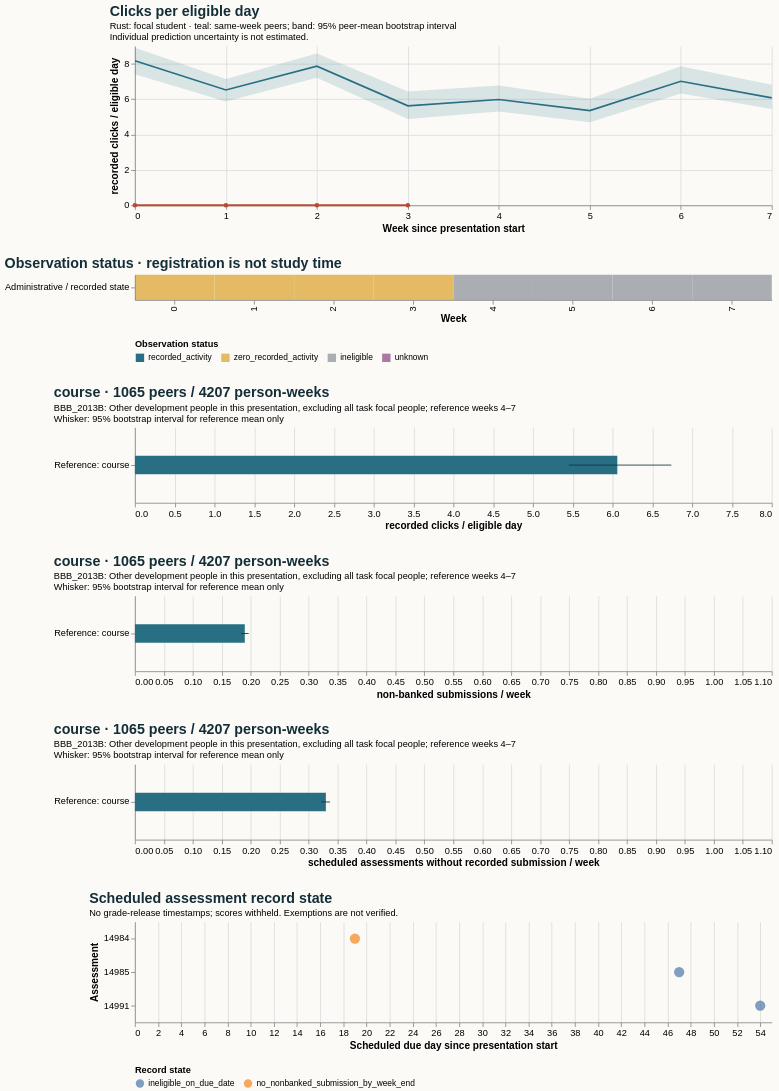

Vega-Lite specification for this chart:
### Vega-Lite specification from a JSON file in a GitHub repository (floating-point values rounded to 4 significant figures)
{"$schema": "https://vega.github.io/schema/vega-lite/v5.20.1.json", "config": {"axis": {"labelFontSize": 11, "titleFontSize": 12}, "background": "#fbfaf7", "font": "sans-serif", "title": {"anchor": "start", "color": "#142e38", "fontSize": 17, "subtitleFontSize": 11}, "view": {"continuousHeight": 300, "continuousWidth": 300, "stroke": null}}, "datasets": {"data-104c6f2ffbf396929d8a24d59844c784": [{"as_of_day": 20, "assessment_id": 14984, "course": "BBB_2013B", "due_day": 19, "person_id": 535303, "score_status": "withheld_release_time_unknown", "state": "no_nonbanked_submission_by_week_end", "week": 2}, {"as_of_day": 48, "assessment_id": 14985, "course": "BBB_2013B", "due_day": 47, "person_id": 535303, "score_status": "withheld_release_time_unknown", "state": "ineligible_on_due_date", "week": 6}, {"as_of_day": 55, "assessment_id": 14991, "course": "BBB_2013B", "due_day": 54, "person_id": 535303, "score_status": "withheld_release_time_unknown", "state": "ineligible_on_due_date", "week": 7}], "data-1ba480732d6257e4c3a80d6645d9e2cb": [{"hi": null, "lo": null, "series": "Focal: weeks 4–7", "value": null}, {"hi": 0.1965, "lo": 0.1834, "series": "Reference: course", "value": 0.1897}], "data-204e81444217027eb608b5535f50671d": [{"hi": null, "lo": null, "series": "Focal: weeks 4–7", "value": null}, {"hi": 0.3371, "lo": 0.3217, "series": "Reference: course", "value": 0.3298}], "data-451c0b9daa89721079623e80dac2b085": [{"end_day": 6, "focal_value": 0.0, "peer_ci_high": 8.903, "peer_ci_low": 7.406, "peer_mean": 8.174, "peer_observations": 1127, "peer_people": 1127, "reference": "course", "unit": "recorded clicks / eligible day", "week": 0}, {"end_day": 13, "focal_value": 0.0, "peer_ci_high": 7.146, "peer_ci_low": 5.869, "peer_mean": 6.521, "peer_observations": 1121, "peer_people": 1121, "reference": "course", "unit": "recorded clicks / eligible day", "week": 1}, {"end_day": 20, "focal_value": 0.0, "peer_ci_high": 8.578, "peer_ci_low": 7.212, "peer_mean": 7.865, "peer_observations": 1105, "peer_people": 1105, "reference": "course", "unit": "recorded clicks / eligible day", "week": 2}, {"end_day": 27, "focal_value": 0.0, "peer_ci_high": 6.439, "peer_ci_low": 4.883, "peer_mean": 5.625, "peer_observations": 1098, "peer_people": 1098, "reference": "course", "unit": "recorded clicks / eligible day", "week": 3}, {"end_day": 34, "focal_value": null, "peer_ci_high": 6.766, "peer_ci_low": 5.306, "peer_mean": 5.982, "peer_observations": 1065, "peer_people": 1065, "reference": "course", "unit": "recorded clicks / eligible day", "week": 4}, {"end_day": 41, "focal_value": null, "peer_ci_high": 6.019, "peer_ci_low": 4.697, "peer_mean": 5.35, "peer_observations": 1058, "peer_people": 1058, "reference": "course", "unit": "recorded clicks / eligible day", "week": 5}, {"end_day": 48, "focal_value": null, "peer_ci_high": 7.867, "peer_ci_low": 6.318, "peer_mean": 7.012, "peer_observations": 1050, "peer_people": 1050, "reference": "course", "unit": "recorded clicks / eligible day", "week": 6}, {"end_day": 55, "focal_value": null, "peer_ci_high": 6.817, "peer_ci_low": 5.451, "peer_mean": 6.076, "peer_observations": 1034, "peer_people": 1034, "reference": "course", "unit": "recorded clicks / eligible day", "week": 7}], "data-8cb647addeba0d053e5f3fbcbcd644f6": [{"eligible_days": 7.0, "end_day": 6, "logging_completeness": "unknown", "observation_status": "zero_recorded_activity", "row": "Administrative / recorded state", "score_status": "withheld_release_time_unknown", "start_day": 0, "value": 0.0, "week": 0}, {"eligible_days": 7.0, "end_day": 13, "logging_completeness": "unknown", "observation_status": "zero_recorded_activity", "row": "Administrative / recorded state", "score_status": "withheld_release_time_unknown", "start_day": 7, "value": 0.0, "week": 1}, {"eligible_days": 7.0, "end_day": 20, "logging_completeness": "unknown", "observation_status": "zero_recorded_activity", "row": "Administrative / recorded state", "score_status": "withheld_release_time_unknown", "start_day": 14, "value": 0.0, "week": 2}, {"eligible_days": 6.0, "end_day": 27, "logging_completeness": "unknown", "observation_status": "zero_recorded_activity", "row": "Administrative / recorded state", "score_status": "withheld_release_time_unknown", "start_day": 21, "value": 0.0, "week": 3}, {"eligible_days": 0.0, "end_day": 34, "logging_completeness": "unknown", "observation_status": "ineligible", "row": "Administrative / recorded state", "score_status": "withheld_release_time_unknown", "start_day": 28, "value": null, "week": 4}, {"eligible_days": 0.0, "end_day": 41, "logging_completeness": "unknown", "observation_status": "ineligible", "row": "Administrative / recorded state", "score_status": "withheld_release_time_unknown", "start_day": 35, "value": null, "week": 5}, {"eligible_days": 0.0, "end_day": 48, "logging_completeness": "unknown", "observation_status": "ineligible", "row": "Administrative / recorded state", "score_status": "withheld_release_time_unknown", "start_day": 42, "value": null, "week": 6}, {"eligible_days": 0.0, "end_day": 55, "logging_completeness": "unknown", "observation_status": "ineligible", "row": "Administrative / recorded state", "score_status": "withheld_release_time_unknown", "start_day": 49, "value": null, "week": 7}], "data-d40246c65960070499f5473cbd53b9d0": [{"hi": null, "lo": null, "series": "Focal: weeks 4–7", "value": null}, {"hi": 6.738, "lo": 5.451, "series": "Reference: course", "value": 6.059}]}, "resolve": {"scale": {"color": "independent"}}, "spacing": 28, "vconcat": [{"data": {"name": "data-451c0b9daa89721079623e80dac2b085"}, "height": 190, "layer": [{"encoding": {"x": {"axis": {"tickMinStep": 1}, "field": "week", "title": "Week since presentation start", "type": "quantitative"}, "y": {"field": "peer_ci_low", "scale": {"zero": true}, "title": "recorded clicks / eligible day", "type": "quantitative"}, "y2": {"field": "peer_ci_high"}}, "mark": {"color": "#286f83", "opacity": 0.16, "type": "area"}}, {"encoding": {"tooltip": [{"field": "week", "type": "quantitative"}, {"field": "peer_mean", "type": "quantitative"}, {"field": "peer_people", "type": "quantitative"}, {"field": "peer_observations", "type": "quantitative"}], "x": {"field": "week", "type": "quantitative"}, "y": {"field": "peer_mean", "type": "quantitative"}}, "mark": {"color": "#286f83", "strokeWidth": 2, "type": "line"}}, {"encoding": {"tooltip": [{"field": "week", "type": "quantitative"}, {"field": "focal_value", "type": "quantitative"}], "x": {"field": "week", "type": "quantitative"}, "y": {"field": "focal_value", "type": "quantitative"}}, "mark": {"color": "#b64c35", "point": {"color": "#b64c35"}, "strokeWidth": 2.5, "type": "line"}}], "title": {"subtitle": ["Rust: focal student · teal: same-week peers; band: 95% peer-mean bootstrap interval", "Individual prediction uncertainty is not estimated."], "text": "Clicks per eligible day"}, "width": 760}, {"data": {"name": "data-8cb647addeba0d053e5f3fbcbcd644f6"}, "encoding": {"color": {"field": "observation_status", "legend": {"labelLimit": 260, "orient": "bottom"}, "scale": {"domain": ["recorded_activity", "zero_recorded_activity", "ineligible", "unknown"], "range": ["#286f83", "#e4bb64", "#aaaeb3", "#ac78a5"]}, "title": "Observation status", "type": "nominal"}, "tooltip": [{"field": "week", "type": "quantitative"}, {"field": "eligible_days", "type": "quantitative"}, {"field": "observation_status", "type": "nominal"}, {"field": "logging_completeness", "type": "nominal"}], "x": {"field": "week", "title": "Week", "type": "ordinal"}, "y": {"field": "row", "title": null, "type": "nominal"}}, "height": 30, "mark": {"type": "rect"}, "title": "Observation status · registration is not study time", "width": 760}, {"data": {"name": "data-d40246c65960070499f5473cbd53b9d0"}, "height": 90, "layer": [{"encoding": {"x": {"field": "value", "scale": {"domain": [0, 7.075], "zero": true}, "title": "recorded clicks / eligible day", "type": "quantitative"}, "y": {"field": "series", "sort": null, "title": null, "type": "nominal"}}, "mark": {"color": "#286f83", "size": 22, "type": "bar"}}, {"encoding": {"x": {"field": "lo", "type": "quantitative"}, "x2": {"field": "hi"}, "y": {"field": "series", "sort": null, "title": null, "type": "nominal"}}, "mark": {"color": "#142e38", "type": "rule"}}], "title": {"subtitle": ["BBB_2013B: Other development people in this presentation, excluding all task focal people; reference weeks 4–7", "Whisker: 95% bootstrap interval for reference mean only"], "text": "course · 1065 peers / 4207 person-weeks"}, "width": 760}, {"data": {"name": "data-1ba480732d6257e4c3a80d6645d9e2cb"}, "height": 90, "layer": [{"encoding": {"x": {"field": "value", "scale": {"domain": [0, 1.05], "zero": true}, "title": "non-banked submissions / week", "type": "quantitative"}, "y": {"field": "series", "sort": null, "title": null, "type": "nominal"}}, "mark": {"color": "#286f83", "size": 22, "type": "bar"}}, {"encoding": {"x": {"field": "lo", "type": "quantitative"}, "x2": {"field": "hi"}, "y": {"field": "series", "sort": null, "title": null, "type": "nominal"}}, "mark": {"color": "#142e38", "type": "rule"}}], "title": {"subtitle": ["BBB_2013B: Other development people in this presentation, excluding all task focal people; reference weeks 4–7", "Whisker: 95% bootstrap interval for reference mean only"], "text": "course · 1065 peers / 4207 person-weeks"}, "width": 760}, {"data": {"name": "data-204e81444217027eb608b5535f50671d"}, "height": 90, "layer": [{"encoding": {"x": {"field": "value", "scale": {"domain": [0, 1.05], "zero": true}, "title": "scheduled assessments without recorded submission / week", "type": "quantitative"}, "y": {"field": "series", "sort": null, "title": null, "type": "nominal"}}, "mark": {"color": "#286f83", "size": 22, "type": "bar"}}, {"encoding": {"x": {"field": "lo", "type": "quantitative"}, "x2": {"field": "hi"}, "y": {"field": "series", "sort": null, "title": null, "type": "nominal"}}, "mark": {"color": "#142e38", "type": "rule"}}], "title": {"subtitle": ["BBB_2013B: Other development people in this presentation, excluding all task focal people; reference weeks 4–7", "Whisker: 95% bootstrap interval for reference mean only"], "text": "course · 1065 peers / 4207 person-weeks"}, "width": 760}, {"data": {"name": "data-104c6f2ffbf396929d8a24d59844c784"}, "encoding": {"color": {"field": "state", "legend": {"labelLimit": 400, "orient": "bottom"}, "title": "Record state", "type": "nominal"}, "tooltip": [{"field": "assessment_id", "type": "quantitative"}, {"field": "due_day", "type": "quantitative"}, {"field": "as_of_day", "type": "quantitative"}, {"field": "state", "type": "nominal"}, {"field": "score_status", "type": "nominal"}], "x": {"field": "due_day", "title": "Scheduled due day since presentation start", "type": "quantitative"}, "y": {"field": "assessment_id", "title": "Assessment", "type": "nominal"}}, "height": 120, "mark": {"filled": true, "size": 150, "type": "point"}, "title": {"subtitle": "No grade-release timestamps; scores withheld. Exemptions are not verified.", "text": "Scheduled assessment record state"}, "width": 760}]}
